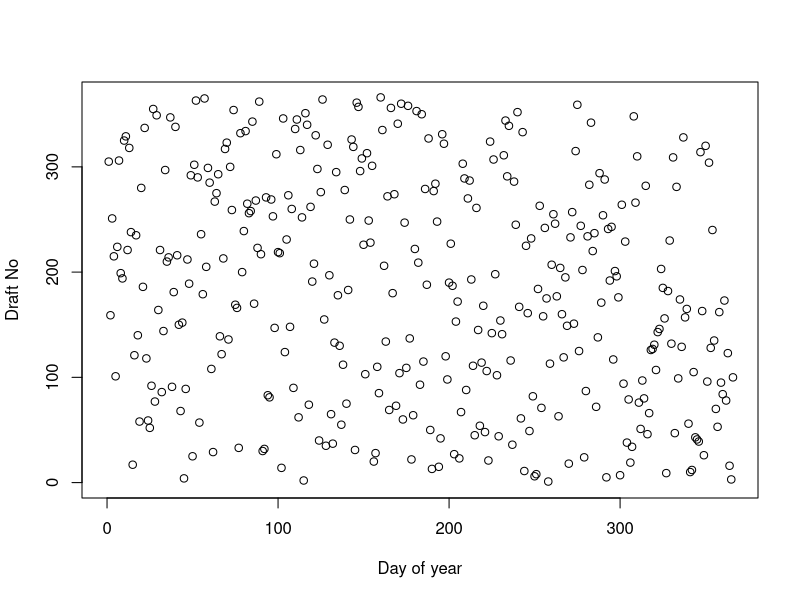
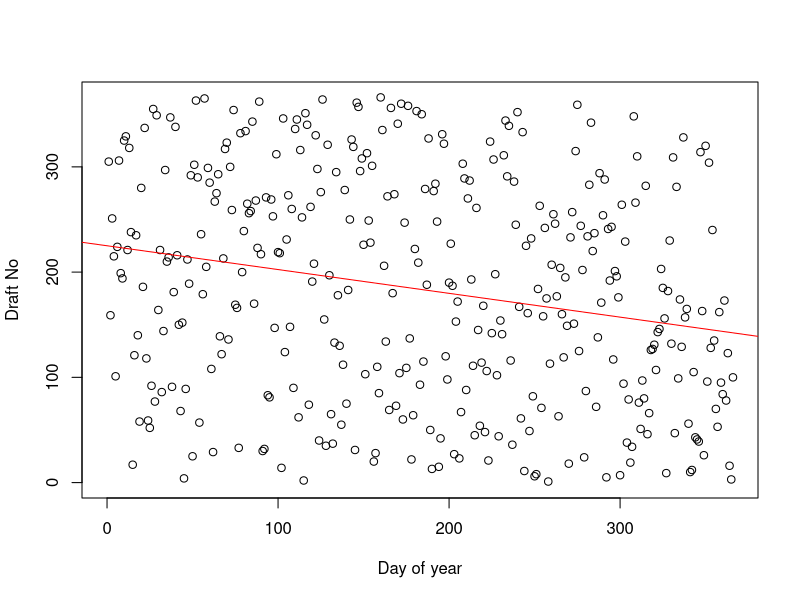
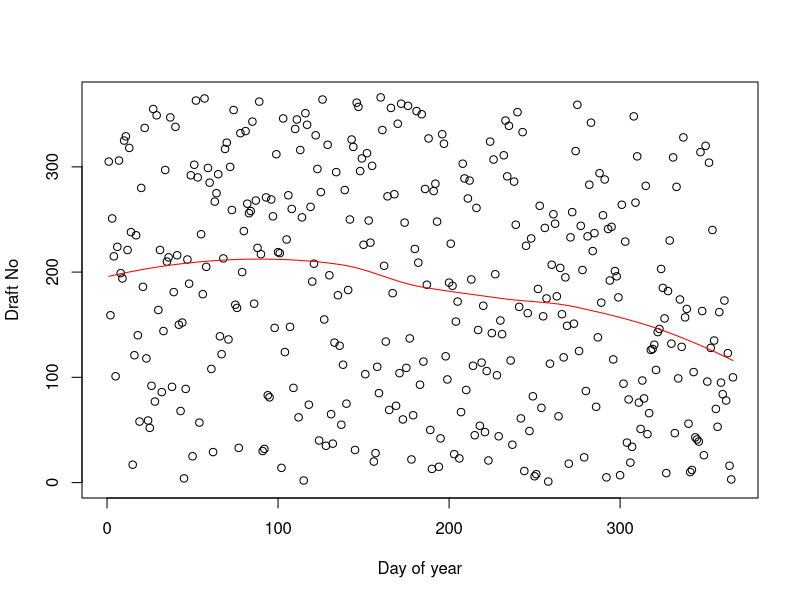
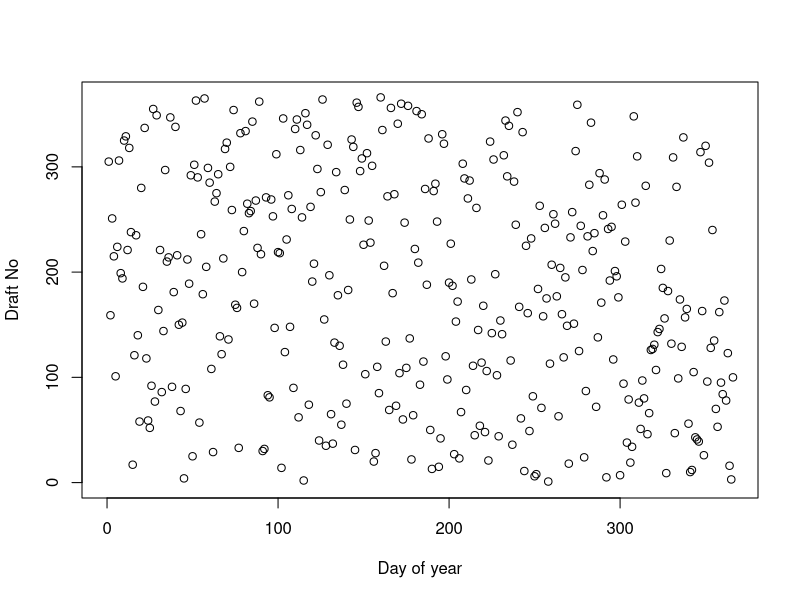
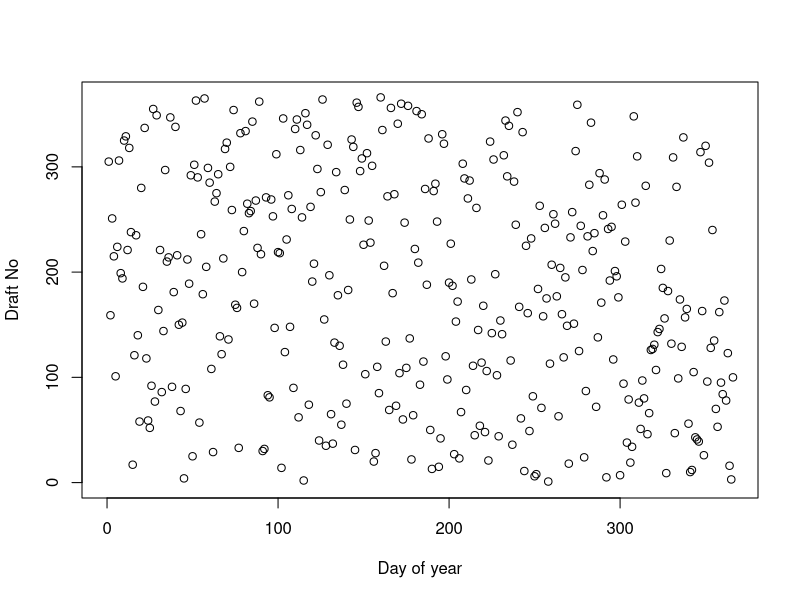
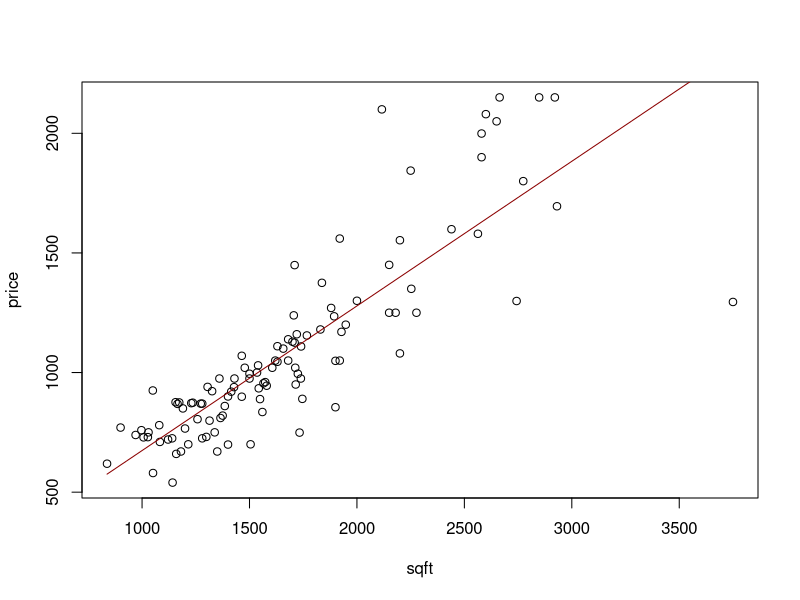

Write R code to recreate these figures, in order. (Note: a time limit stopped this script after it produced the figures.)
## ---- chunk 1
knitr::opts_chunk$set(echo = FALSE)
## ---- chunk 2
#1.1
data=read.csv("lottery.csv", header = TRUE, sep = ";")
summary(data)
plot(data$Day_of_year, data$Draft_No, xlim = c(0, 366), ylim = c(0, 366), xlab = "Day of year", ylab = "Draft No")
## ---- chunk 3
#1.2
model=lm(Draft_No ~ Day_of_year , data=data)
summary(model)
plot(data$Day_of_year, data$Draft_No, xlim = c(0, 366), ylim = c(0, 366), xlab = "Day of year", ylab = "Draft No")
abline(model, col="red")

model2=loess(Draft_No ~ Day_of_year , data=data)
summary(model2)
plot(data$Day_of_year, data$Draft_No, xlim = c(0, 366), ylim = c(0, 366), xlab = "Day of year", ylab = "Draft No")
lines(data$Day_of_year, model2$fitted, col="red")

## ---- chunk 4
#1.3
S = sum(abs(model2$fitted-mean(data$Draft_No)))
B=2000
S_boot=rep(NA, B)
for (b in 1:B){
  data_boot=data[sample(1:nrow(data), replace = TRUE),]
  model_boot=loess(Draft_No ~ Day_of_year , data=data_boot)
  S_boot[b]=sum(abs(model_boot$fitted-mean(data_boot$Draft_No)))
}
p_value=mean(S_boot>S)
S
p_value
## ---- chunk 5
#1.4
#Permutation test:

test_hyp=function(data){
  model=loess(Draft_No ~ Day_of_year , data=data)
  S=sum(abs(model$fitted-mean(data$Draft_No))) #1: T(X) value of statistic from observed data 
  B=2000
  S_boot=rep(NA, B)
  #generate B bootstrap samples without replacement
  for (b in 1:B){
    #2: Create permutations g_1, g_B of group variable {If the number of permutations is too large, sample B randomly without replacement. E.g. generate random permutations and keep only unique ones.}
    data_boot = data
    data_boot$Day_of_year = sample(data$Day_of_year, replace = FALSE) #without replacement
    model_boot=loess(Draft_No ~ Day_of_year , data=data_boot) #fitting the model
    #3: Evaluate test statistic on each permutation
    S_boot[b] = sum(abs(model_boot$fitted-mean(data_boot$Draft_No))) 
    
  }
  p_value=mean(S_boot>=S) #4: Estimate p–value: p^ = #{T(X_gb) >= T(X)}/B
  return(list(S=S, p_value=p_value))
}

test_hyp(data)
## ---- chunk 6
#1.5
#(a)
#i k consecutive dates,

#Create a dataset of the same dimensions as the original data. 
data2=data

#Choose k, out of the 366, dates and assign them the end numbers of the lottery (i.e., they are not legible for the draw).
#===================
k=300
#===================
#Randomize the first 366-k dates
# data2$Draft_No[366-k:366]=sample(1:(366-k), k, replace = FALSE)
model2=loess(Draft_No ~ Day_of_year , data=data2)
plot(data2$Day_of_year, data2$Draft_No, xlim = c(0, 366), ylim = c(0, 366), xlab = "Day of year", ylab = "Draft No")

#ii. as blocks (randomly scattered) of $\lfloor k/3 \rfloor$  consecutive dates (this is of course for $k >= 3$, and if k is not divisible by 3, then some blocks can be of length $ \lfloor k/3 \rfloor +1$).

data3=data

get_lotery_numbers_with_chunks <- function(k){
  #k is the number of dates that are not legible for the draw
  # 3 cases : 
  # 1. n_chunks is an integer -> 3 normal chunks
  # 2. n_chunks is not an integer and has a remainder of 1 -> 2 normal chunks and 1 long chunk
  # 3. n_chunks is not an integer and has a remainder of 2 -> 1 normal chunk and 2 long
  
  #Case 1
  if(k%%3 == 0){
    chunk_size = floor(k/3)
    n_chunks = 3
    for (i in 1:n_chunks){
      #Sample n_chunks_normal chunks of length chunk_size
      #random starting point
      start = sample(1:366, 1, replace = TRUE)
      #sample chunk_size consecutive days
      data3$Draft_No[start:start+chunk_size-1] = sample(1:(366-k), chunk_size, replace = TRUE)
    }
    
  }
  
  # chunk_size = floor(k/3)
  # remainder = k%%chunk_size
  # n_chunks_normal = floor(k/chunk_size) - remainder
  # n_chunks_long = remainder
  # for (i in 1:n_chunks_normal){
  # #Sample n_chunks_normal chunks of lenght chunk_size
  # #random starting point
  # start = sample(1:366, 1, replace = TRUE)
  # #sample chunk_size consecutive days
  # data3$Draft_No[start:start+chunk_size-1] = sample(1:(366-k), chunk_size, replace = TRUE)
  # }
  # for (i in 1:n_chunks_long){
  #    #Sample n_chunks_long chunks of lenght chunk_size+1
  #   start = sample(1:366, 1, replace = TRUE)
  #   #sample chunk_size consecutive days
  #   data3$Draft_No[start:start+chunk_size] = sample(1:(366-k), chunk_size+1, replace = TRUE)
  # }
  # data3$Draft_No[n_chunks_normal*chunk_size+n_chunks_long*(chunk_size+1):366] = sample(1:(366-k), 366-k, replace = TRUE)

}



model3=loess(Draft_No ~ Day_of_year , data=data3)
plot(data3$Day_of_year, data3$Draft_No, xlim = c(0, 366), ylim = c(0, 366), xlab = "Day of year", ylab = "Draft No")
## ---- chunk 7
#(b)

S=sum(abs(model2$fitted-mean(data2$Draft_No)))
B=2000
S_boot=rep(NA, B)
for (b in 1:B){
  data_boot=data2[sample(1:nrow(data2), replace = TRUE),]
  model_boot=loess(Draft_No ~ Day_of_year , data=data_boot)
  S_boot[b]=sum(abs(model_boot$fitted-mean(data_boot$Draft_No)))
}
p_value=sum(S_boot>S)/B
p_value

## ---- chunk 8
#(c)

## ---- chunk 9
data <- read.csv("prices1.csv", sep=";")

## 1)

price <- data$Price
sqft <- data$SqFt

plot(sqft, price)
fit1 <- lm(Price ~ SqFt, data)
lines(sqft, fit1$fitted.values, col="darkred", type="l", lwd=1)
## ---- chunk 10
## 2)

fit2 <- function(c, data){
  data$new <- rep(0,110)
  for (i in 1:nrow(data)){
    if (data[i,2] > c) data[i,5] <- data[i,2] - c
  }
  lm2 <- lm(Price ~ SqFt + new, data=data)
  sum(lm2$residuals^2)
}

RSS_opt <- optim(2000, fit2, data=data, method="Brent", lower=0, upper=4500)
c2 <- RSS_opt$par # new c parameter found with optimizer
RSS_opt$value

data$new <- rep(0,110)
for (i in 1:nrow(data)){
  if (data[i,2] > c2) data[i,5] <- data[i,2] - c2
}
lm3 <- lm(Price ~ SqFt + new, data=data)
sum(lm3$residuals^2) # better RSS
## ---- chunk 11
## 3)
library(boot)

c_values <- c()

for (i in 1:2E4){
  if (i%%500==0) cat(i, "\r")
  id <- sample(1:110, 110, replace = TRUE)
  data_boot <- data[id,]
  c_optimizer <- optim(2000, fit2, data=data_boot, method="Brent", lower=0, upper=4000)   
  c_values <<- c(c_values, c_optimizer$par)
}

hist(c_values)
2 * RSS_opt$par - sum(c_values) / 2E4            # bootstrap bias-correction
sum((c_values - mean(c_values))^2) / (2E4 - 1)     # bootstrap variance of c

opt_boot <- function(data, id){
  data_boot2 <- data[id,]
  c_optimizer2 <- optim(2000, fit2, data= data_boot2, method = "Brent", lower = 0, upper = 4000)   
  c_optimizer2$par
}

boot_fun <- boot(data=data, opt_boot, R=2E4)
plot(boot_fun)

c_1 <- boot_fun$t         # c value cosidering bootstrap sample
c_2 <- boot_fun$t0        # c value considering whole dataset

boot.ci(boot_fun)         # confidence intervals
## ---- chunk 12
## 4)
jack_c <- c()  # jackknife c values

# new function for the jackknife with 109 rows instead of 110
fit3 <- function(c, data){
  data$new <- rep(0,109)
  for (i in 1:nrow(data)){
    if (data[i,2] > c) data[i,5] <- data[i,2] - c
  }
  lm2 <- lm(Price ~ SqFt + new, data=data)
  sum(lm2$residuals^2)
}

for (i in 1:110){
  # id <- sample(1:110, 110, replace = TRUE)
  # data_boot3 <- data[id,]
  data_jack <- data[-i,]
  c_optimizer <- optim(2000, fit3, data=data_jack, method = "Brent", lower = 0, upper = 4000)   
  jack_c <<- c(jack_c, c_optimizer$par)
}

n <- nrow(data)
sum((n*c_2 - (n-1)*(jack_c) - sum(jack_c)/n) ^2) / (n*(n-1)) #jackknife var
sum((c_values - mean(c_values))^2) / (2E4-1)     # bootstrap variance of c
## ---- chunk 13
## 5)
boot.ci(boot_fun)
